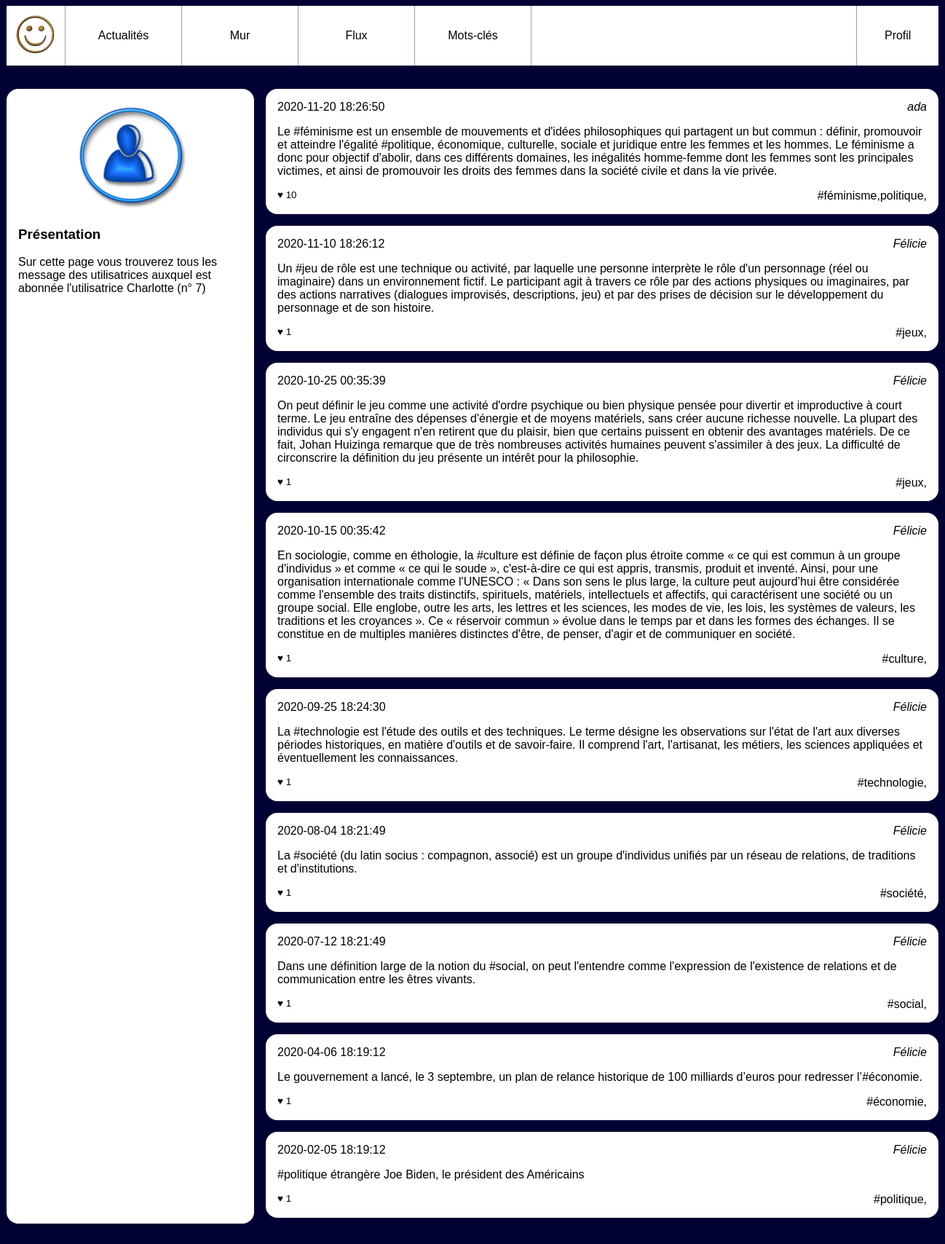
/feed.php?user_id=7, run on the app's committed database.
### tables this page shows
CREATE TABLE `users` (
  `id` int(10) UNSIGNED NOT NULL,
  `email` varchar(255) NOT NULL,
  `password` varchar(255) NOT NULL,
  `alias` varchar(255) NOT NULL
);

### feed.php (the view, shortened to what this page needs)
<!doctype html>
<html lang="fr">
    <head>
        <link rel="stylesheet" href="style.css"/>
    </head>
    <body>
        <header>
            <img src="resoc.jpg" alt="Logo de notre réseau social"/>
            <nav id="menu">
                <a href="news.php">Actualités</a>
                <a href="wall.php?user_id=">Mur</a>
                <a href="feed.php?user_id=5">Flux</a>
                <a href="tags.php?tag_id=1">Mots-clés</a>
            </nav>
            <nav id="user">
                <a href="#">Profil</a>
            </nav>
        </header>
        <div id="wrapper">
            <?php
            $userId = $_GET['user_id'];
            ?>
            <?php
            $mysqli = new mysqli("localhost", "root", "root", "socialnetwork");
            ?>
            <aside>
                <?php
                $laQuestionEnSql = "SELECT * FROM `users` WHERE id=" . intval($userId);
                $lesInformations = $mysqli->query($laQuestionEnSql);
                $user = $lesInformations->fetch_assoc();
                ?>
                <img src="user.jpg" alt="Portrait de l'utilisatrice"/>
                <section>
                    <h3>Présentation</h3>
                    <p>Sur cette page vous trouverez tous les message des utilisatrices
                        auxquel est abonnée l'utilisatrice <?php echo $user['alias']?>
                        (n° <?php echo $_GET['user_id'] ?>)
                    </p>
                </section>
            </aside>
            <main>
                <?php
                $laQuestionEnSql = "SELECT `posts`.`content`,"
                        . "`posts`.`created`,"
                        . "`users`.`alias` as author_name,  "
                        . "`users`.`id`, "
                        . "count(`likes`.`id`) as like_number,  "
                        . "GROUP_CONCAT(DISTINCT `tags`.`label`) AS taglist "
                        . "FROM `followers` "
                        . "JOIN `users` ON `users`.`id`=`followers`.`followed_user_id`"
                        . "JOIN `posts` ON `posts`.`user_id`=`users`.`id`"
                        . "LEFT JOIN `posts_tags` ON `posts`.`id` = `posts_tags`.`post_id`  "
                        . "LEFT JOIN `tags`       ON `posts_tags`.`tag_id`  = `tags`.`id` "
                        . "LEFT JOIN `likes`      ON `likes`.`post_id`  = `posts`.`id` "
                        . "WHERE `followers`.`following_user_id`='" . intval($userId) . "' "
                        . "GROUP BY `posts`.`id`"
                        . "ORDER BY `posts`.`created` DESC  "
                ;
                $lesInformations = $mysqli->query($laQuestionEnSql);
                while ($post = $lesInformations->fetch_assoc())
                {
                    ?>
                    <article>
                        <h3>
                            <time ><?php echo $post['created']?></time>
                        </h3>
                        <address><a href="wall.php?user_id=<?php echo $post['id']?>"><?php echo $post['author_name']?></a></address>
                        <div>
                            <p><?php echo $post['content']?></p>
                        </div>
                        <footer>
                            <small>♥ <?php echo $post['like_number']?></small>
                            <a href="">#<?php echo $post['taglist']?></a>,
                        </footer>
                    </article>
                    <?php } ?>
            </main>
        </div>
    </body>
</html>

### style.css (style rules this page uses)
body { background-color: #003; font-family: Arial; }
a { text-decoration: none; color:black; }
body>header { background-color: #fff; display:flex; width:80em; margin:0 auto 2em auto; padding:0; }
body>header img { height:5em; }
body>header #menu { display:flex; width:50%; align-items: stretch; border-left: 1px solid #99b; }
body>header #menu a { flex:1; text-align: center; padding-top:2em; border-right: 1px solid #99b; }
body>header #user { margin-left: auto; flex:0.2; border-left: 1px solid #99b; }
body>header #user>a { display:block; text-align: center; padding:2em 0; width:100%; }
#wrapper { display:flex; width:80em; margin:0 auto 2em auto; }
#wrapper aside { background-color: #fff; flex:1; padding:1em; border-radius: 1em; }
#wrapper aside img { display: block; width:50%; margin:auto; }
#wrapper main { flex:3; padding-left:1em; height: 80vh; overflow-y: scroll; }
#wrapper main article { background-color: #fff; padding:1em; margin-bottom: 1em ; border-radius: 1em; }
#wrapper main article h3 { margin:0; padding:0; font-weight: normal; font-size:1em; }
#wrapper main article time { float:left; }
#wrapper main article address { text-align: right; margin-bottom: 1em; }
#wrapper main article p { margin:0; }
#wrapper main article footer { margin-top: 1em; text-align: right; }
#wrapper main article footer small { float:left; }

### data on the page
users: alias "Charlotte"
users: created "2020-11-20 18:26:50", alias "ada", content "Le #féminisme est un ensemble de mouvements et d'idées philosophiques qui partagent un but commun : définir, promouvoir et atteindre l'égalité #politique, économique, culturelle, sociale et juridique entre les femmes et les hommes. Le féminisme a donc pour objectif d'abolir, dans ces différents domaines, les inégalités homme-femme dont les femmes sont les principales victimes, et ainsi de promouvoir les droits des femmes dans la société civile et dans la vie privée.", like_number "10", taglist "féminisme,politique"
users: created "2020-11-10 18:26:12", alias "Félicie", content "Un #jeu de rôle est une technique ou activité, par laquelle une personne interprète le rôle d'un personnage (réel ou imaginaire) dans un environnement fictif. Le participant agit à travers ce rôle par des actions physiques ou imaginaires, par des actions narratives (dialogues improvisés, descriptions, jeu) et par des prises de décision sur le développement du personnage et de son histoire.", like_number "1", taglist "jeux", created "2020-10-25 00:35:39", content "On peut définir le jeu comme une activité d'ordre psychique ou bien physique pensée pour divertir et improductive à court terme. Le jeu entraîne des dépenses d'énergie et de moyens matériels, sans créer aucune richesse nouvelle. La plupart des individus qui s'y engagent n'en retirent que du plaisir, bien que certains puissent en obtenir des avantages matériels. De ce fait, Johan Huizinga remarque que de très nombreuses activités humaines peuvent s'assimiler à des jeux. La difficulté de circonscrire la définition du jeu présente un intérêt pour la philosophie.", created "2020-10-15 00:35:42", content "En sociologie, comme en éthologie, la #culture est définie de façon plus étroite comme « ce qui est commun à un groupe d'individus » et comme « ce qui le soude », c'est-à-dire ce qui est appris, transmis, produit et inventé. Ainsi, pour une organisation internationale comme l'UNESCO : « Dans son sens le plus large, la culture peut aujourd’hui être considérée comme l'ensemble des traits distinctifs, spirituels, matériels, intellectuels et affectifs, qui caractérisent une société ou un groupe social. Elle englobe, outre les arts, les lettres et les sciences, les modes de vie, les lois, les systèmes de valeurs, les traditions et les croyances ». Ce « réservoir commun » évolue dans le temps par…", taglist "culture", created "2020-09-25 18:24:30", content "La #technologie est l'étude des outils et des techniques. Le terme désigne les observations sur l'état de l'art aux diverses périodes historiques, en matière d'outils et de savoir-faire. Il comprend l'art, l'artisanat, les métiers, les sciences appliquées et éventuellement les connaissances.", taglist "technologie", created "2020-08-04 18:21:49", content "La #société (du latin socius : compagnon, associé) est un groupe d'individus unifiés par un réseau de relations, de traditions et d'institutions.", taglist "société", created "2020-07-12 18:21:49", content "Dans une définition large de la notion du #social, on peut l'entendre comme l'expression de l'existence de relations et de communication entre les êtres vivants.", taglist "social", created "2020-04-06 18:19:12", content "Le gouvernement a lancé, le 3 septembre, un plan de relance historique de 100 milliards d’euros pour redresser l’#économie.", taglist "économie", created "2020-02-05 18:19:12", content "#politique étrangère Joe Biden, le président des Américains", taglist "politique"

### other printed values
$_GET['user_id'] "7"
